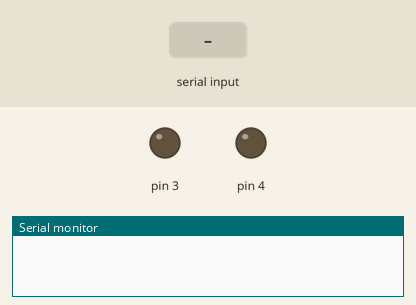
Simulated run of this sketch. Board: Arduino Uno, built with avr-gcc and run on an emulated ATmega328P. Parts: output pins drawn as LEDs (lit = HIGH), the last lines printed to the serial monitor. The inputs (shaded band) are chosen by the test bench.

Above: at 1.2 s.
1.3 s: "a" received over Serial
At 2.4 s:
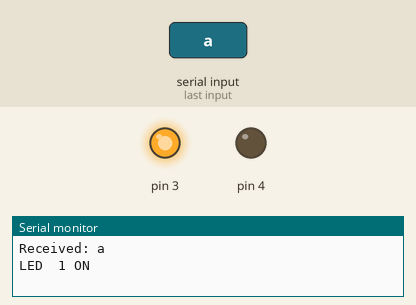
2.8 s: "c" received over Serial
At 3.6 s:
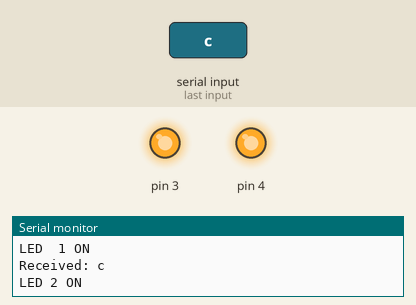
4.3 s: "b" received over Serial
At 4.7 s:
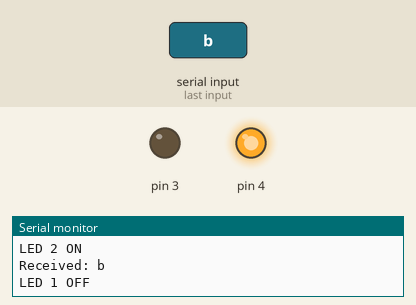
Timing chart, 0 to 7.3 s (numbered marks = the images above; inputs shaded):
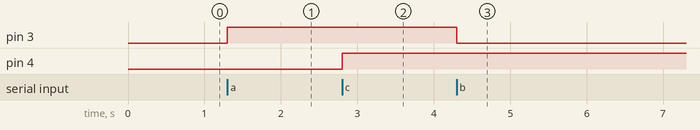

The sketch:

character_serial_communication_2__2_.ino
```cpp
int incomingByte;
void setup() {
  Serial.begin(9600);
  pinMode(3, OUTPUT);
  digitalWrite(3, LOW);
  pinMode(4, OUTPUT);
  digitalWrite(4, LOW);// Initially turn off the LED
}

void loop() {
  // Send data only when you receive data:
  if (Serial.available() > 0) {
    incomingByte = Serial.read();  // Read one character from serial input

    Serial.print("Received: ");    // Print received character
    Serial.println((char)incomingByte);  // Cast the integer to a char and print it

    // Check if received character is 'a' to turn on LED
    if ((char)incomingByte == 'a') {
      digitalWrite(3, HIGH);  // Turn LED on
      Serial.println("LED  1 ON");
    }
    // Check if received character is 'b' to turn off LED
    else if ((char)incomingByte == 'b') {
      digitalWrite(3, LOW);   // Turn LED off
      Serial.println("LED 1 OFF");

    }
    else if ((char)incomingByte == 'c') {
      digitalWrite(4, HIGH);   // Turn LED off
      Serial.println("LED 2 ON");
          }
    else if ((char)incomingByte == 'd') {
      digitalWrite(4, LOW);   // Turn LED off
      Serial.println("LED 2 OFF");
    }
  }
}
```

Measured:
- after the input at 1.3 s, pin 3: LOW → HIGH at once
- after the input at 2.8 s, pin 4: LOW → HIGH at once
- after the input at 4.3 s, pin 3: HIGH → LOW at once
